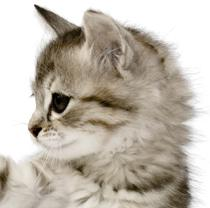
%> input picture data/template/1.jpg, 210 x 208 px
$ octave main.m   (GNU Octave 9; MATLAB toolbox functions it lacks are replaced by stand-ins)
%> lines starting %> are read from the running program, lines starting %| are printed output that depends on the picture
clc; close all; clear;

% Change the image value here
template = imread ('data/template/1.jpg');
%> template is the input picture: size 208x210x3 uint8; mean R, G, B 191.1, 183.3, 172.2

template_resize = imresize (template, [150 150]);
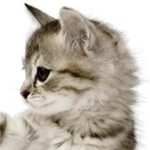
%> template_resize: size 150x150x3 uint8; mean R, G, B 191.1, 183.3, 172.2

BW = rgb2gray (template_resize);
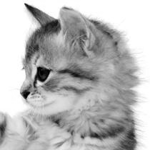
%> BW: size 150x150 uint8; min 0, max 255, mean 184.4

BW = single (BW);
%> BW: size 150x150 single

best = [0 0 0];

for n=1:3
    filename = int2str (n);
    s = strcat (filename, '.jpg');
    s  = strcat ('data/test/', s);
    test = imread (s);
    test = imresize (test, [500 500]);
    BW_test = rgb2gray (test);
    BW_test = single (BW_test);
%> BW_test: size 500x500 single

%> (the run ends here)

$ run again, with data/template/2.jpg copied over data/template/1.jpg
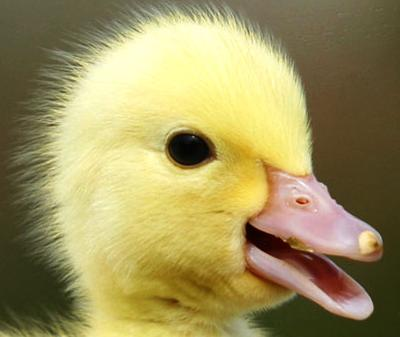
%> input picture data/template/2.jpg, 400 x 337 px
%> template is the input picture: size 337x400x3 uint8; mean R, G, B 158.7, 146.8, 93.3
%> `template_resize = imresize (template, [150 150]);`:
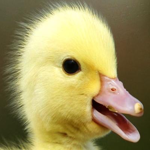
%> template_resize: size 150x150x3 uint8; mean R, G, B 158.7, 146.7, 93.3
%> `BW = rgb2gray (template_resize);`:
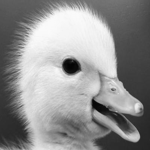
%> BW: size 150x150 uint8; min 5, max 251, mean 144.2

$ run again, with data/template/3.jpg copied over data/template/1.jpg
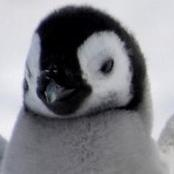
%> input picture data/template/3.jpg, 174 x 174 px
%> template is the input picture: size 174x174x3 uint8; mean R, G, B 130.1, 130.5, 135.7
%> `BW = rgb2gray (template_resize);`:
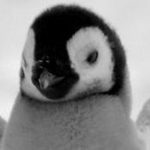
%> BW: size 150x150 uint8; min 0, max 244, mean 130.9
